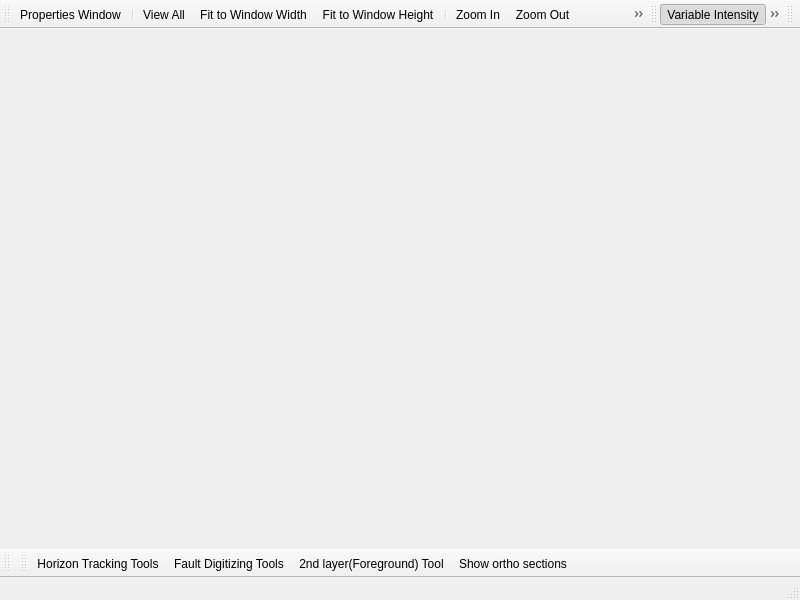
<?xml version="1.0" encoding="UTF-8"?>
<ui version="4.0">
 <class>CX2DSectionWindow</class>
 <widget class="QMainWindow" name="CX2DSectionWindow">
  <property name="geometry">
   <rect>
    <x>0</x>
    <y>0</y>
    <width>800</width>
    <height>600</height>
   </rect>
  </property>
  <property name="iconSize">
   <size>
    <width>16</width>
    <height>16</height>
   </size>
  </property>
  <widget class="QWidget" name="centralwidget"/>
  <widget class="QMenuBar" name="menubar">
   <property name="geometry">
    <rect>
     <x>0</x>
     <y>0</y>
     <width>800</width>
     <height>21</height>
    </rect>
   </property>
  </widget>
  <widget class="QStatusBar" name="statusbar"/>
  <widget class="QToolBar" name="m_toolbarBasic">
   <property name="windowTitle">
    <string>Standard</string>
   </property>
   <attribute name="toolBarArea">
    <enum>TopToolBarArea</enum>
   </attribute>
   <attribute name="toolBarBreak">
    <bool>false</bool>
   </attribute>
   <addaction name="m_actionProperties"/>
   <addaction name="separator"/>
   <addaction name="m_actionViewAll"/>
   <addaction name="m_actionFitToWindowWidth"/>
   <addaction name="m_actionFitToWindowHeight"/>
   <addaction name="separator"/>
   <addaction name="m_actionZoomIn"/>
   <addaction name="m_actionZoomOut"/>
   <addaction name="m_actionIncreaseHorizonScale"/>
   <addaction name="m_actionDecreaseHorizonScale"/>
   <addaction name="m_actionIncreaseVerticalScale"/>
   <addaction name="m_actionDecreaseVerticalScale"/>
   <addaction name="separator"/>
   <addaction name="actionRectZoom"/>
   <addaction name="actionRectZoomUndo"/>
   <addaction name="actionCancelZoomin"/>
   <addaction name="separator"/>
   <addaction name="m_actionIncreaseExcursion"/>
   <addaction name="m_actionDecreaseExcursion"/>
  </widget>
  <widget class="QToolBar" name="m_toolbarColormap">
   <property name="windowTitle">
    <string>Colormap</string>
   </property>
   <attribute name="toolBarArea">
    <enum>BottomToolBarArea</enum>
   </attribute>
   <attribute name="toolBarBreak">
    <bool>false</bool>
   </attribute>
  </widget>
  <widget class="QToolBar" name="m_toolbarDisplayMode">
   <property name="windowTitle">
    <string>Display mode and scale</string>
   </property>
   <attribute name="toolBarArea">
    <enum>TopToolBarArea</enum>
   </attribute>
   <attribute name="toolBarBreak">
    <bool>false</bool>
   </attribute>
   <addaction name="m_actionVariableIntensity"/>
   <addaction name="m_actionWiggle"/>
   <addaction name="m_actionVariableAreaWiggle"/>
  </widget>
  <widget class="QToolBar" name="m_toolbarDigitizingAndForeground">
   <property name="windowTitle">
    <string>Digitizing and foreground tools</string>
   </property>
   <attribute name="toolBarArea">
    <enum>BottomToolBarArea</enum>
   </attribute>
   <attribute name="toolBarBreak">
    <bool>false</bool>
   </attribute>
   <addaction name="m_actionHorizonTrackingTools"/>
   <addaction name="m_actionFaultDigitizingTools"/>
   <addaction name="m_action2ndLayerTools"/>
   <addaction name="m_actionOrthoSections"/>
  </widget>
  <widget class="QToolBar" name="m_toolBarVolumes">
   <property name="windowTitle">
    <string>Toolbar</string>
   </property>
   <attribute name="toolBarArea">
    <enum>TopToolBarArea</enum>
   </attribute>
   <attribute name="toolBarBreak">
    <bool>false</bool>
   </attribute>
  </widget>
  <action name="m_actionProperties">
   <property name="icon">
    <iconset>
     <normalon>:/Icon/Properties.png</normalon>
    </iconset>
   </property>
   <property name="text">
    <string>Properties Window</string>
   </property>
  </action>
  <action name="m_actionZoomIn">
   <property name="icon">
    <iconset>
     <normalon>:/Icon/ZoomIn.png</normalon>
    </iconset>
   </property>
   <property name="text">
    <string>Zoom In</string>
   </property>
  </action>
  <action name="m_actionZoomOut">
   <property name="icon">
    <iconset>
     <normalon>:/Icon/ZoomOut.png</normalon>
    </iconset>
   </property>
   <property name="text">
    <string>Zoom Out</string>
   </property>
  </action>
  <action name="m_actionViewAll">
   <property name="icon">
    <iconset>
     <normalon>:/Icon/ViewAll.png</normalon>
    </iconset>
   </property>
   <property name="text">
    <string>View All</string>
   </property>
  </action>
  <action name="m_actionSynchronize">
   <property name="checkable">
    <bool>true</bool>
   </property>
   <property name="checked">
    <bool>true</bool>
   </property>
   <property name="icon">
    <iconset>
     <normalon>:/Icon/Synchronize.png</normalon>
    </iconset>
   </property>
   <property name="text">
    <string>Synchronize</string>
   </property>
  </action>
  <action name="m_actionOrthoSections">
   <property name="checkable">
    <bool>true</bool>
   </property>
   <property name="icon">
    <iconset resource="../xconsole/x.qrc">
     <normaloff>:/Icon/OrthoSection.png</normaloff>:/Icon/OrthoSection.png</iconset>
   </property>
   <property name="text">
    <string>Show ortho sections</string>
   </property>
  </action>
  <action name="m_actionFitToWindowWidth">
   <property name="icon">
    <iconset>
     <normalon>:/Icon/FitWidth.png</normalon>
    </iconset>
   </property>
   <property name="text">
    <string>Fit to Window Width</string>
   </property>
  </action>
  <action name="m_actionFitToWindowHeight">
   <property name="icon">
    <iconset>
     <normalon>:/Icon/FitHeight.png</normalon>
    </iconset>
   </property>
   <property name="text">
    <string>Fit to Window Height</string>
   </property>
  </action>
  <action name="m_actionIncreaseHorizonScale">
   <property name="icon">
    <iconset>
     <normalon>:/Icon/IncaseHorizon.png</normalon>
    </iconset>
   </property>
   <property name="text">
    <string>Increase Horizon Scale</string>
   </property>
  </action>
  <action name="m_actionDecreaseHorizonScale">
   <property name="icon">
    <iconset>
     <normalon>:/Icon/DiscaseHorizon.png</normalon>
    </iconset>
   </property>
   <property name="text">
    <string>Decrease Horizon Scale</string>
   </property>
  </action>
  <action name="m_actionIncreaseVerticalScale">
   <property name="icon">
    <iconset>
     <normalon>:/Icon/IncaseVertical.png</normalon>
    </iconset>
   </property>
   <property name="text">
    <string>Increase Vertical Scale</string>
   </property>
  </action>
  <action name="m_actionDecreaseVerticalScale">
   <property name="icon">
    <iconset>
     <normalon>:/Icon/DiscaseVertical.png</normalon>
    </iconset>
   </property>
   <property name="text">
    <string>Decrease Vertical Scale</string>
   </property>
  </action>
  <action name="m_actionIncreaseExcursion">
   <property name="icon">
    <iconset>
     <normalon>:/Icon/IncaseExcursion.png</normalon>
    </iconset>
   </property>
   <property name="text">
    <string>Increase Excursion</string>
   </property>
  </action>
  <action name="m_actionDecreaseExcursion">
   <property name="icon">
    <iconset>
     <normalon>:/Icon/DiscaseExcursion.png</normalon>
    </iconset>
   </property>
   <property name="text">
    <string>Decrease Excursion</string>
   </property>
  </action>
  <action name="m_actionVariableIntensity">
   <property name="checkable">
    <bool>true</bool>
   </property>
   <property name="checked">
    <bool>true</bool>
   </property>
   <property name="icon">
    <iconset>
     <normalon>:/Icon/VaribleIntensity.png</normalon>
    </iconset>
   </property>
   <property name="text">
    <string>Variable Intensity</string>
   </property>
  </action>
  <action name="m_actionWiggle">
   <property name="checkable">
    <bool>true</bool>
   </property>
   <property name="icon">
    <iconset>
     <normalon>:/Icon/Wiggle.png</normalon>
    </iconset>
   </property>
   <property name="text">
    <string>Wiggle</string>
   </property>
  </action>
  <action name="m_actionVariableAreaWiggle">
   <property name="checkable">
    <bool>true</bool>
   </property>
   <property name="icon">
    <iconset>
     <normalon>:/Icon/WiggleArea.png</normalon>
    </iconset>
   </property>
   <property name="text">
    <string>Variable Area + Wiggle</string>
   </property>
  </action>
  <action name="m_actionFaultDigitizingTools">
   <property name="checkable">
    <bool>true</bool>
   </property>
   <property name="icon">
    <iconset>
     <normalon>:/Icon/Fault.png</normalon>
    </iconset>
   </property>
   <property name="text">
    <string>Fault Digitizing Tools</string>
   </property>
  </action>
  <action name="m_actionHorizonTrackingTools">
   <property name="checkable">
    <bool>true</bool>
   </property>
   <property name="icon">
    <iconset resource="../xconsole/x.qrc">
     <normaloff>:/Icon/Horizon.png</normaloff>
     <normalon>:/Icon/Horizon.png</normalon>:/Icon/Horizon.png</iconset>
   </property>
   <property name="text">
    <string>Horizon Tracking Tools</string>
   </property>
  </action>
  <action name="m_action2ndLayerTools">
   <property name="checkable">
    <bool>true</bool>
   </property>
   <property name="icon">
    <iconset resource="../xconsole/x.qrc">
     <normaloff>:/Icon/SeismicDataVolume.png</normaloff>:/Icon/SeismicDataVolume.png</iconset>
   </property>
   <property name="text">
    <string>2nd layer(Foreground) Tool</string>
   </property>
   <property name="toolTip">
    <string>2nd layer(Foreground) Tool</string>
   </property>
  </action>
  <action name="actionRectZoom">
   <property name="checkable">
    <bool>true</bool>
   </property>
   <property name="icon">
    <iconset resource="../xconsole/x.qrc">
     <normaloff>:/Icon/RectZoom.png</normaloff>:/Icon/RectZoom.png</iconset>
   </property>
   <property name="text">
    <string>RectZoom</string>
   </property>
   <property name="toolTip">
    <string>Zoom in to fit the given rectangle</string>
   </property>
  </action>
  <action name="actionRectZoomUndo">
   <property name="icon">
    <iconset resource="../xconsole/x.qrc">
     <normaloff>:/Icon/RectZoomUndo.png</normaloff>:/Icon/RectZoomUndo.png</iconset>
   </property>
   <property name="text">
    <string>RectZoomUndo</string>
   </property>
   <property name="toolTip">
    <string>Undo last zoom in</string>
   </property>
  </action>
  <action name="actionCancelZoomin">
   <property name="icon">
    <iconset resource="../xconsole/x.qrc">
     <normaloff>:/Icon/RectZoomCancel.png</normaloff>:/Icon/RectZoomCancel.png</iconset>
   </property>
   <property name="text">
    <string>CancelZoomin</string>
   </property>
   <property name="toolTip">
    <string>Cancel all the zoom in</string>
   </property>
  </action>
 </widget>
 <resources>
  <include location="../xconsole/x.qrc"/>
 </resources>
 <connections/>
</ui>
